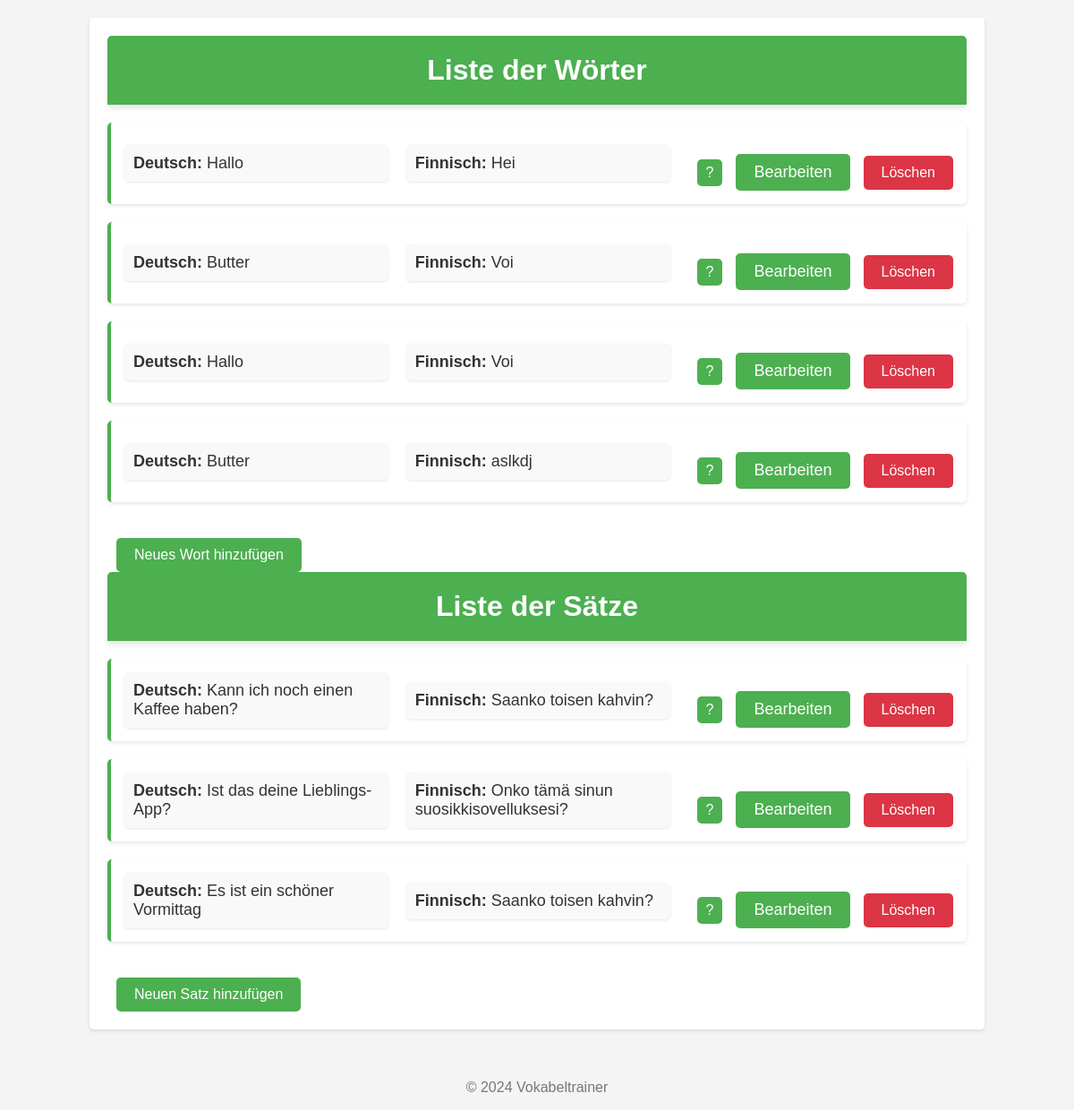
Before: / with the older database file.
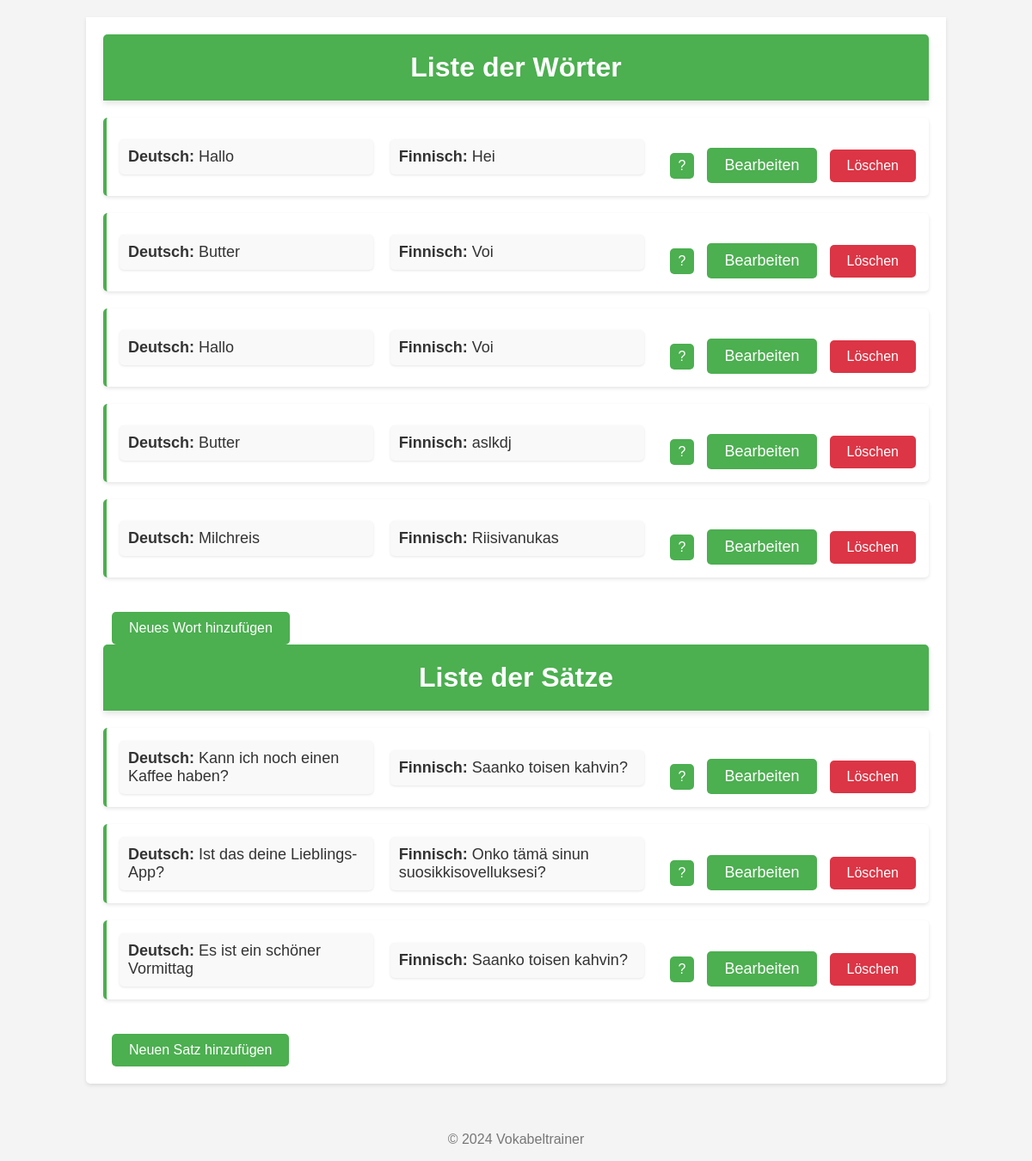
After: the same page with the newer database file.
### trainer/models.py (models this page shows, shortened)
class Wort(models.Model):
    deutsch = models.CharField(max_length=100)
    finnisch = models.CharField(max_length=100)
    merksatz = models.TextField(null=True, blank=True)  # Neues Feld für den Merksatz
    kategorie = models.ForeignKey(Kategorie, on_delete=models.CASCADE)

class Satz(models.Model):
    deutsch = models.CharField(max_length=255)
    finnisch = models.CharField(max_length=255)
    merksatz = models.TextField(null=True, blank=True)  # Neues Feld für den Merksatz
    kategorie = models.ForeignKey(Kategorie, on_delete=models.CASCADE)

### trainer/views.py (the view)
# urls.py: path('', views.wort_satz_liste, name='wort_satz_liste'),
def wort_satz_liste(request):
    wörter = Wort.objects.all()  # Hol nur die Wörter
    sätze = Satz.objects.all()    # Hol nur die Sätze
    return render(request, 'trainer/wort_satz_liste.html', {'wörter': wörter, 'sätze': sätze})

### trainer/templates/trainer/wort_satz_liste.html (shortened to what this page needs)
<!DOCTYPE html>
<html lang="de">
<head>
    {% load static %}
    <link rel="stylesheet" href="{% static 'css/style.css' %}">
</head>
<body>
    <div class="container">
        <h1>Liste der Wörter</h1>
        <ul>
            {% for wort in wörter %}
                <li>
                    <div class="word-block">
                        <strong>Deutsch:</strong> {{ wort.deutsch }}
                    </div>
                    <div class="word-block">
                        <strong>Finnisch:</strong> {{ wort.finnisch }}
                    </div>
                    <div>
                        <button class="show-hint" onclick="toggleMerksatz('merksatz-{{ wort.id }}')">?</button>
                        <a href="{% url 'wort_bearbeiten' wort.id %}" class="btn btn-secondary">Bearbeiten</a>
                        <form method="POST" action="{% url 'wort_loeschen' wort.id %}" style="display:inline;">
                            <button type="submit" class="btn btn-danger">Löschen</button>
                        </form>
                    </div>
                </li>
            {% empty %}
                <li>Keine Wörter vorhanden.</li>
            {% endfor %}
        </ul>
        <a href="{% url 'wort_hinzufuegen' %}" class="btn btn-primary">Neues Wort hinzufügen</a>
        <h1>Liste der Sätze</h1>
        <ul>
            {% for satz in sätze %}
                <li>
                    <div class="word-block">
                        <strong>Deutsch:</strong> {{ satz.deutsch }}
                    </div>
                    <div class="word-block">
                        <strong>Finnisch:</strong> {{ satz.finnisch }}
                    </div>
                    <div>
                        <button class="show-hint" onclick="toggleMerksatz('merksatz-satz-{{ satz.id }}')">?</button>
                        <a href="{% url 'satz_bearbeiten' satz.id %}" class="btn btn-secondary">Bearbeiten</a>
                        <form method="POST" action="{% url 'satz_loeschen' satz.id %}" style="display:inline;">
                            <button type="submit" class="btn btn-danger">Löschen</button>
                        </form>
                    </div>
                </li>
            {% empty %}
                <li>Keine Sätze vorhanden.</li>
            {% endfor %}
        </ul>
        <a href="{% url 'satz_hinzufuegen' %}" class="btn btn-primary">Neuen Satz hinzufügen</a>
    </div>
    <footer>
        <p>© 2024 Vokabeltrainer</p>
    </footer>
</body>
</html>

Changed rows visible on the page:
added Wort: deutsch "Milchreis", finnisch "Riisivanukas"
